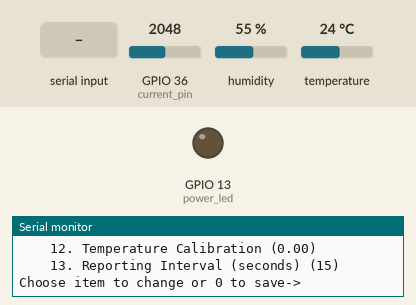
A sketch run on a simulated ESP32. On the bench: output pins drawn as LEDs (lit = HIGH), the last lines printed to the serial monitor. Inputs (shaded band) come from the test bench; at power-on: GPIO 36 (current_pin) = 2048, humidity 55 %, temperature 24 °C. WiFi joins after 1.5 s; servers stay silent unless stated; EEPROM starts erased; no MQTT or app messages arrive unless stated.

Above: at 0.8 s.
0.9 s: "0\n" received over Serial
At 4.1 s:
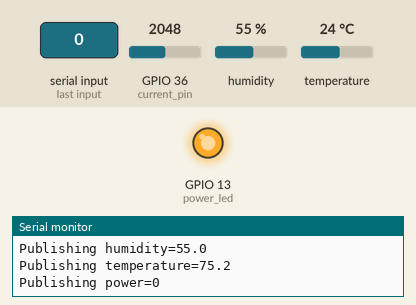
Timing chart, 0 to 5.6 s (numbered marks = the images above; inputs shaded):
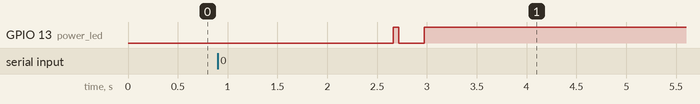

The sketch:

sensor.ino
```cpp
/************************************************************************
  Humidity monitor for ESP32.

  (C) 2021 by Jim Shortz

  Runs continuously on an ESP32 microcontroller with DHT22 temp/humidity
  sensor and current transformer attached.  Publishes routine temperature,
  humidity, and power readings to an MQTT broker.
************************************************************************/
#include <WiFi.h>
#include <EEPROM.h>
#include <PubSubClient.h>
#include <DHT_U.h>
#include "Settings.h"

/* Compile-time settings */
const char* config_signature = "jshhumid";
const long baud = 115200;
const int power_led = 13;
const int dht_pin = 32;
const int current_pin = 36;
const unsigned long sample_period_us = 1000000 / 4;
const float amps_per_volt = 20;
const float vcc = 3.324;
long adc_mid = 1903;
const long adc_max = 4096;
const float line_voltage = 120;
const float power_factor = 0.96;
const float fan_threshold = 30; // Suppress power readings below this
const int mqtt_keepalive = 30;

/* Run-time configurable settings */
struct AppConfig {
  char  signature[8];           // Used to validate EEPROM contents

  char  ssid[16];
  char  wifi_password[64];
  char  mqtt_id[32];
  char  mqtt_host[128];
  int   mqtt_port;
  char  mqtt_user[32];
  char  mqtt_password[64];

  char  humid_topic[128];
  char  temp_topic[128];
  char  power_topic[128];

  float humid_cal;
  float temp_cal;

  int   report_period;  // seconds
} config;

Config* settings[] {
  new ConfigString("WiFi SSID", config.ssid, 1, sizeof(config.ssid), "TODO"),
  new ConfigSecret("WiFi Password", config.wifi_password, 1, sizeof(config.wifi_password)),

  new ConfigString("MQTT Client ID", config.mqtt_id, 1, sizeof(config.mqtt_id), "probie"),
  new ConfigString("MQTT Host", config.mqtt_host, 1, sizeof(config.mqtt_host), "io.adafruit.com"),
  new ConfigInt("MQTT Port", &config.mqtt_port, 1, 65535, 1883),
  new ConfigString("MQTT Username", config.mqtt_user, 0, sizeof(config.mqtt_user), ""),
  new ConfigSecret("MQTT Password", config.mqtt_password, 0, sizeof(config.mqtt_password)),

  new ConfigString("Humidity Topic", config.humid_topic, 1, sizeof(config.humid_topic), "humidity"),
  new ConfigString("Temperature Topic", config.temp_topic, 1, sizeof(config.temp_topic), "temperature"),
  new ConfigString("Power Topic", config.power_topic, 1, sizeof(config.power_topic), "power"),

  new ConfigFloat("Humidity Calibration", &config.humid_cal, -100, 100, 0),
  new ConfigFloat("Temperature Calibration", &config.temp_cal, -100, 100, 0),

  new ConfigInt("Reporting Interval (seconds)", &config.report_period, 0, 86400, 15)
};

SettingsManager mgr(settings, sizeof(settings) / sizeof(Config*));

/************************************************************************
  Globals
************************************************************************/
WiFiClient wifiClient;
PubSubClient mqttClient(wifiClient);
DHT dht(dht_pin, DHT22);

/************************************************************************
  Reads average from ADC.  Used to determine midpoint for RMS calc
************************************************************************/
long read_avg(long period) {
  long sum = 0;
  long count = 0;

  unsigned long start = micros();
  while (micros() - start < period) {
    long r = analogRead(current_pin);
    sum += r;
    count++;
  }
  return sum / count;
}

/************************************************************************
  Reads RMS voltage from current sensor
************************************************************************/
float read_rms(long period) {
  long sum = 0;
  long count = 0;

  unsigned long start = micros();
  while (micros() - start < period) {
    long r = analogRead(current_pin) - adc_mid;
    sum += r * r;
    count++;
  }
  return sqrt(sum / count) * vcc / (float)adc_max;
}

void wifi_connect() {
  Serial.println("Connecting to WiFi ");
  WiFi.begin(config.ssid, config.wifi_password);

  while (WiFi.status() != WL_CONNECTED) {
    delay(500);
    Serial.print(".");
  }
  Serial.println("");
  Serial.println("WiFi connected");
  Serial.print("IP address: ");
  Serial.print(WiFi.localIP());
  Serial.print(" MAC address: ");
  Serial.print(WiFi.macAddress());
  Serial.print(" RSSI: ");
  Serial.println(WiFi.RSSI());
}

void init_config() {
  boolean write_config = false;

  // Read config from EEPROM
  EEPROM.begin(sizeof(config));
  EEPROM.get(0, config);

  // Make sure it's valid
  if (strncmp(config.signature, config_signature, sizeof(config.signature))) {
    Serial.println("No valid EEPROM config found - resetting to defaults.");
    memset(&config, 0, sizeof(config));
    strncpy(config.signature, config_signature, sizeof(config.signature));
    mgr.apply_defaults();
    mgr.print_all();
    write_config = true;
    mgr.edit_config();
  } else {
    char c;

    mgr.print_all();
    Serial.println("Press C to edit configuration");
    Serial.setTimeout(5000);

    if (Serial.readBytes(&c, 1) > 0 && tolower(c) == 'c') {
      write_config = mgr.edit_config();
    }
  }

  if (write_config) {
    EEPROM.put(0, config);
    EEPROM.commit();
    Serial.println("Changes saved to EEPROM");
  }
}

void calibrate_current() {
  adc_mid = read_avg(sample_period_us);
  Serial.print("Calibrated current sensor: adc_mid=");
  Serial.println(adc_mid);
}

void setup() {
  Serial.begin(baud);
  Serial.println("Temperature/Humidity/Power Sensor v2.0 (C) 2021 - by Jim Shortz");
  init_config();


  calibrate_current();

  dht.begin();
  wifi_connect();
  pinMode(power_led, OUTPUT);
  digitalWrite(power_led, HIGH);

  mqttClient
  .setServer(config.mqtt_host, config.mqtt_port)
  .setKeepAlive(30);
}

boolean mqtt_connect() {
  Serial.print("Connecting to MQTT broker...");
  if (!mqttClient.connect(config.mqtt_id, config.mqtt_user, config.mqtt_password)) {
    Serial.print("Failed. Reason ");
    Serial.println(mqttClient.state());
    return false;
  } else {
    Serial.println("Connected");
  }

  return true;
}

void publish_metric(const char* topic, String data) {
  Serial.print("Publishing ");
  Serial.print(topic);
  Serial.print("=");
  Serial.print(data);

  if (!mqttClient.publish(topic, data.c_str())) {
    Serial.print(" FAILED");
  }
  Serial.println();
}

float read_power() {
  float current = read_rms(sample_period_us) * amps_per_volt;
  float power = current * line_voltage * power_factor;

  // Force low power readings to 0 to ignore measurement noise
  return (power >= fan_threshold) ? power : 0.0;
}

void publish_metrics() {
  digitalWrite(power_led, LOW);
  publish_metric(config.humid_topic, String(dht.readHumidity() + config.humid_cal, 1));
  publish_metric(config.temp_topic, String(dht.readTemperature(true) + config.temp_cal, 1));
  publish_metric(config.power_topic, String(read_power(), 0));
  digitalWrite(power_led, HIGH);
}

void print_time() {
  char buf[32];
  unsigned long ts = millis();
  snprintf(buf, sizeof(buf), "Waking up at %dd %02d:%02d:%02d.%03d",
    ts / 86400000UL, (ts / 3600000UL) % 24, (ts/60000UL) % 60, (ts / 1000UL) % 60, ts % 1000UL);
  Serial.println(buf);
}
void loop() {
  unsigned long wakeup = millis() + (unsigned long)(config.report_period * 1000);
  print_time();

  if (WiFi.status() == WL_CONNECTED) {
    if (mqttClient.loop() || mqtt_connect()) {
      publish_metrics();
    }
  }
  else {
    Serial.println("Attempting to reconnect WiFi");
    WiFi.reconnect();
  }

  unsigned long snooze = wakeup - millis();
  delay(snooze > 0 ? snooze : 10);
}
```

Settings.cpp
```cpp
#include <Arduino.h>
#include "Settings.h"

/* Reads a line from the serial port.  Includes echo and
    editing functionality (backspace, delete, Ctrl-U)
*/
int read_string(const char* prompt, char* buf, int maxlen) {
  char* pos = buf;
  char c;

  Serial.print(prompt);
  Serial.print("-> ");

  for (;;) {
    if (!Serial.available()) {
      delay(10);
      continue;
    }

    char c = Serial.read();
    if (c >= 32 && c < 127 && pos - buf < maxlen) {
      // Normal character
      Serial.write(c);  // Echo character
      *pos++ = c;       // Append to buffer
    } else if (c == '\n' || c == '\r') {
      // End of line
      *pos = 0;
      Serial.println();
      return pos - buf;
    } else if ((c == '\b' || c == 127) && pos > buf) {
      // Backspace or delete
      pos--;
      Serial.write('\b');
    } else if (c == 0x15) {
      // Kill (Ctrl-U)
      Serial.println();
      Serial.print(prompt);
      Serial.print("->");
      pos = buf;
    } else {
      // Unknown character
      Serial.write('\a'); // Bell
    }
  }
}

boolean read_int(const char* prompt, int* value, int min_value, int max_value) {
  char buf[8];

  for (;;) {
    if (read_string(prompt, buf, sizeof(buf)) <= 0) {
      // Unchanged
      return false;
    }

    int new_val = atoi(buf);
    if (new_val < min_value || new_val > max_value) {
      Serial.print("Must be between ");
      Serial.print(min_value);
      Serial.print(" and ");
      Serial.println(max_value);
    } else {
      *value = new_val;
      return true;
    }
  }
}


boolean read_float(const char* prompt, float* value, float min_value, float max_value) {
  char buf[8];

  for (;;) {
    if (read_string(prompt, buf, sizeof(buf)) <= 0) {
      // Unchanged
      return false;
    }

    float new_val = atof(buf);
    if (new_val < min_value || new_val > max_value) {
      Serial.print("Must be between ");
      Serial.print(min_value);
      Serial.print(" and ");
      Serial.println(max_value);
    } else {
      *value = new_val;
      return true;
    }
  }
}


Config::Config(const char* name) {
  _name = name;
}

ConfigString::ConfigString(const char* name, char* value, int min_length, int max_length, const char* default_value) : Config(name) {
  _value = value;
  _min_length = min_length;
  _max_length = max_length;
  _default = default_value;
}

void ConfigString::apply_default() {
  strncpy(_value, _default, _max_length);
}

void ConfigString::print() {
  Serial.print(_name);
  Serial.print(" (");
  Serial.print(_value);
  Serial.print(")");
}

int ConfigString::read() {
  char buf[512];

  // TODO - min_length
  if (read_string(_name, buf, _max_length)) {
    strcpy(_value, buf);
    return true;
  } else {
    return false;
  }
}

ConfigSecret::ConfigSecret(const char* name, char* value, int min_length, int max_length) :
  ConfigString(name, value, min_length, max_length, "") {
}

void ConfigSecret::print() {
  Serial.print(_name);
  Serial.print(" (");
  for (int i = 0; i < strlen(_value); i++) {
    Serial.print("*");
  }
  Serial.print(")");
};

ConfigInt::ConfigInt(const char* name, int* value_ptr, int min_value, int max_value, int default_value) :
  Config(name) {
  _value_ptr = value_ptr;
  _default = default_value;
  _min_value = min_value;
  _max_value = max_value;
}

void ConfigInt::apply_default() {
  *_value_ptr = _default;
}

void ConfigInt::print() {
  Serial.print(_name);
  Serial.print(" (");
  Serial.print(*_value_ptr);
  Serial.print(")");
}

int ConfigInt::read() {
  return read_int(_name, _value_ptr, _min_value, _max_value);
}

ConfigFloat::ConfigFloat(const char* name, float* value_ptr, float min_value, float max_value, float default_value) :
  Config(name) {
  _value_ptr = value_ptr;
  _default = default_value;
  _min_value = min_value;
  _max_value = max_value;
}

void ConfigFloat::apply_default() {
  *_value_ptr = _default;
}

void ConfigFloat::print() {
  Serial.print(_name);
  Serial.print(" (");
  Serial.print(*_value_ptr);
  Serial.print(")");
}

int ConfigFloat::read() {
  return read_float(_name, _value_ptr, _min_value, _max_value);
}

SettingsManager::SettingsManager(Config** configs, int count) {
  _configs = configs;
  _count = count;
}
void SettingsManager::apply_defaults() {
  for (int i = 0; i < _count; i++) {
    _configs[i]->apply_default();
  }
}

void SettingsManager::print_all() {
  Serial.println("Current settings:");
  for (int i = 0; i < _count; i++) {
    Serial.print("    ");
    Serial.print(i + 1);
    Serial.print(". ");
    _configs[i]->print();
    Serial.println();
  }
}

boolean SettingsManager::edit_config() {
  for (;;) {
    int choice;
    if (read_int("Choose item to change or 0 to save", &choice, 0, _count)) {
      if (choice == 0) {
        return true;
      } else {
        _configs[choice - 1]->read();
        print_all();
      }
    }
  }
}
```

Settings.h
```cpp
class Config {
  protected:
    const char* _name;
    Config(const char* name);

  public:
    virtual void apply_default() = 0;
    virtual int read() = 0;
    virtual void print() = 0;
};

class ConfigString : public Config {
  protected:
    char* _value;
    int _min_length;
    int _max_length;
    const char* _default;

  public:
    ConfigString(const char* name, char* value , int min_length, int max_length, const char* default_value);

    virtual void apply_default();
    virtual void print();
    virtual int read();
};

class ConfigSecret : public ConfigString {
  public:
    ConfigSecret(const char* name, char* value, int min_length, int max_length);
    virtual void print();
};

class ConfigInt : public Config {
  protected:
    int* _value_ptr;
    int _min_value;
    int _max_value;
    int _default;

  public:
    ConfigInt(const char* name, int* value_ptr , int min_value, int max_value, int default_value);

    virtual void apply_default();
    virtual void print();
    virtual int read();
};

class ConfigFloat : public Config {
  protected:
    float* _value_ptr;
    float _min_value;
    float _max_value;
    float _default;

  public:
    ConfigFloat(const char* name, float* value , float min_value, float max_value, float default_value);

    virtual void apply_default();
    virtual void print();
    virtual int read();
};

class SettingsManager {
  public:
    SettingsManager(Config** configs, int count);

    void apply_defaults();
    void print_all();
    boolean edit_config();

  protected:
    Config** _configs;
    int _count;
};
```

Measured:
- after the input at 0.9 s, GPIO 13 (power_led): LOW → HIGH after 1.8 s, → LOW 0.06 s later, → HIGH 0.26 s later
